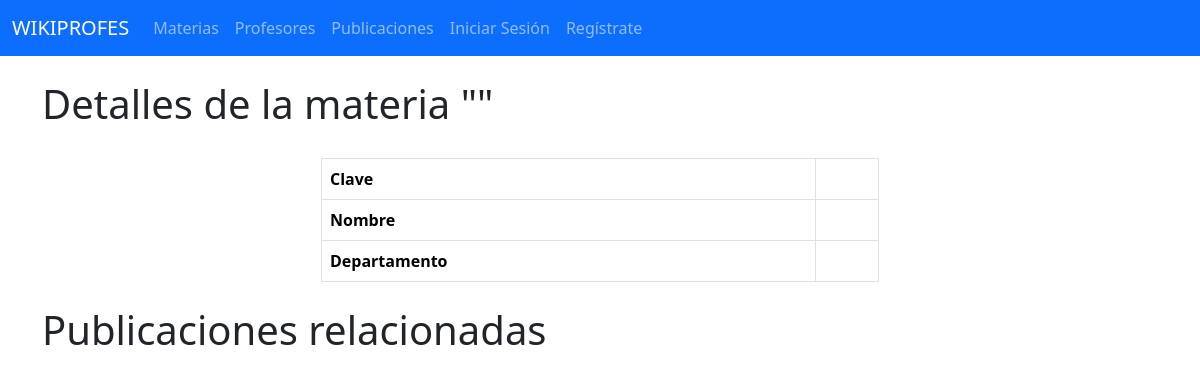
The page /materia/3 on the database as committed earlier.
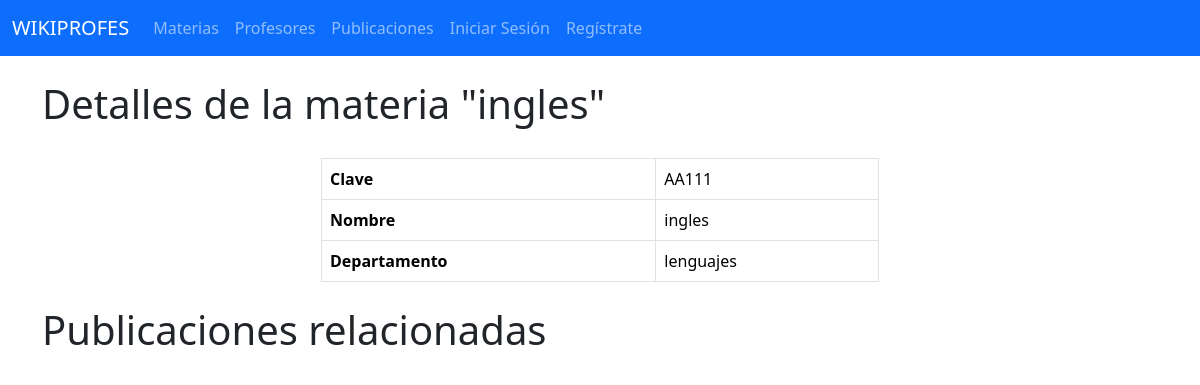
The same page on the database as committed later.
### materia/models.py (models this page shows, shortened)
class Materia(models.Model):
    clave = models.CharField(max_length=10)
    nombre = models.CharField(max_length=80)
    departamento = models.CharField(max_length=50)
    profesores = models.ManyToManyField(Profesor, through='publicacion.Publicacion')
    usuarios = models.ManyToManyField(User, through='publicacion.Publicacion')

### publicacion/views.py (the view)
# urls.py: path("materia/<int:materia_id>",views.MateriaView.as_view(), name="materia"),
class MateriaView(generic.ListView):
    model = Materia
    template_name = "publicacion/materia.html"
    context_object_name = "materia_list"
    def get_queryset(self):
        return Materia.objects.filter(id=self.kwargs["materia_id"])
    def get_context_data(self, **kwargs):
        context = super().get_context_data(**kwargs)
        context['publicacion_list'] = Publicacion.objects.filter(materia_id=self.kwargs["materia_id"])
        return context

### templates/publicacion/materia.html (shortened to what this page needs)
{% extends "base.html" %}
{% block content %}
  <div class="container mt-4">
    <h1>Detalles de la materia "{{materia_list.0.nombre}}"</h1>
    <table class="table table-bordered" style="width: 50%; margin: auto; margin-top: 30px;">
        <tbody>
          <tr>
            <th scope="row">Clave</th>
            <td>{{materia_list.0.clave}}</td>
          </tr>
          <tr>
            <th scope="row">Nombre</th>
            <td>{{materia_list.0.nombre}}</td>
          </tr>
          <tr>
            <th scope="row">Departamento</th>
            <td>{{materia_list.0.departamento}}</td>
          </tr>
        </tbody>
      </table>
  </div>
  <div class="container mt-4">
    <h1>Publicaciones relacionadas</h1>
  </div>
{% endblock content %}

Rows that differ between the two databases and show on the page:
added Materia: nombre "ingles", clave "AA111", departamento "lenguajes"
